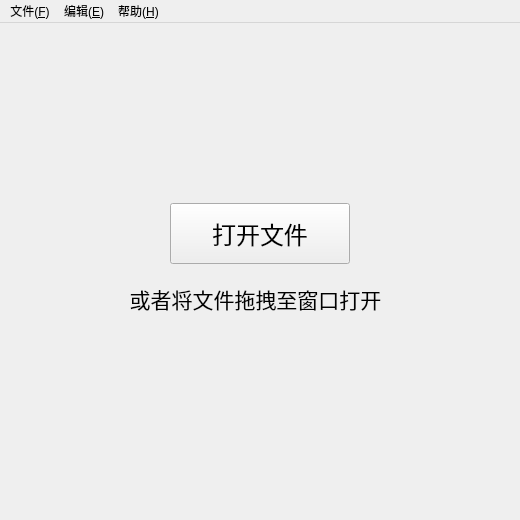
<?xml version="1.0" encoding="UTF-8"?>
<ui version="4.0">
 <class>MainWindow</class>
 <widget class="QMainWindow" name="MainWindow">
  <property name="geometry">
   <rect>
    <x>0</x>
    <y>0</y>
    <width>520</width>
    <height>520</height>
   </rect>
  </property>
  <property name="sizePolicy">
   <sizepolicy hsizetype="Expanding" vsizetype="Expanding">
    <horstretch>0</horstretch>
    <verstretch>0</verstretch>
   </sizepolicy>
  </property>
  <property name="minimumSize">
   <size>
    <width>520</width>
    <height>520</height>
   </size>
  </property>
  <property name="maximumSize">
   <size>
    <width>520</width>
    <height>520</height>
   </size>
  </property>
  <property name="baseSize">
   <size>
    <width>0</width>
    <height>0</height>
   </size>
  </property>
  <property name="windowTitle">
   <string>PETool</string>
  </property>
  <property name="layoutDirection">
   <enum>Qt::LeftToRight</enum>
  </property>
  <widget class="QWidget" name="centralwidget">
   <property name="enabled">
    <bool>true</bool>
   </property>
   <widget class="QWidget" name="widgetOpenFile" native="true">
    <property name="enabled">
     <bool>true</bool>
    </property>
    <property name="geometry">
     <rect>
      <x>10</x>
      <y>10</y>
      <width>501</width>
      <height>481</height>
     </rect>
    </property>
    <widget class="QLabel" name="labelDropTip">
     <property name="geometry">
      <rect>
       <x>100</x>
       <y>240</y>
       <width>291</width>
       <height>51</height>
      </rect>
     </property>
     <property name="font">
      <font>
       <family>Arial</family>
       <pointsize>16</pointsize>
      </font>
     </property>
     <property name="text">
      <string>或者将文件拖拽至窗口打开</string>
     </property>
     <property name="alignment">
      <set>Qt::AlignCenter</set>
     </property>
    </widget>
    <widget class="QPushButton" name="buttonDrop">
     <property name="geometry">
      <rect>
       <x>160</x>
       <y>170</y>
       <width>180</width>
       <height>61</height>
      </rect>
     </property>
     <property name="font">
      <font>
       <family>Arial</family>
       <pointsize>18</pointsize>
      </font>
     </property>
     <property name="text">
      <string>打开文件</string>
     </property>
    </widget>
   </widget>
  </widget>
  <widget class="QMenuBar" name="menuBar">
   <property name="geometry">
    <rect>
     <x>0</x>
     <y>0</y>
     <width>520</width>
     <height>23</height>
    </rect>
   </property>
   <property name="mouseTracking">
    <bool>true</bool>
   </property>
   <property name="autoFillBackground">
    <bool>false</bool>
   </property>
   <property name="defaultUp">
    <bool>false</bool>
   </property>
   <widget class="QMenu" name="menuFile">
    <property name="mouseTracking">
     <bool>true</bool>
    </property>
    <property name="tabletTracking">
     <bool>false</bool>
    </property>
    <property name="tearOffEnabled">
     <bool>false</bool>
    </property>
    <property name="title">
     <string>文件(&amp;F)</string>
    </property>
    <property name="separatorsCollapsible">
     <bool>true</bool>
    </property>
    <addaction name="actionOpen"/>
    <addaction name="separator"/>
    <addaction name="actionExit"/>
   </widget>
   <widget class="QMenu" name="menuHelp">
    <property name="mouseTracking">
     <bool>true</bool>
    </property>
    <property name="title">
     <string>帮助(&amp;H)</string>
    </property>
    <addaction name="actionAbout"/>
   </widget>
   <widget class="QMenu" name="menuEdit">
    <property name="title">
     <string>编辑(&amp;E)</string>
    </property>
    <addaction name="actionDosHeader"/>
    <addaction name="actionFileHeader"/>
   </widget>
   <addaction name="menuFile"/>
   <addaction name="menuEdit"/>
   <addaction name="menuHelp"/>
  </widget>
  <action name="actionIMAGE_DOS_HEADER">
   <property name="text">
    <string>DOS_HEADER</string>
   </property>
   <property name="iconText">
    <string>DOS_HEADER</string>
   </property>
   <property name="toolTip">
    <string>DOS_HEADER</string>
   </property>
  </action>
  <action name="actionIMAGE_FILE_HEADER">
   <property name="text">
    <string>FILE_HEADER</string>
   </property>
  </action>
  <action name="actionIMAGE_OPTIONAL_HEADER">
   <property name="text">
    <string>OPTIONAL_HEADER</string>
   </property>
  </action>
  <action name="actionIMAGE_DATA_HEADER">
   <property name="text">
    <string>DATA_DIRECTORY</string>
   </property>
  </action>
  <action name="actionOpen">
   <property name="text">
    <string>打开</string>
   </property>
   <property name="shortcut">
    <string>Ctrl+O</string>
   </property>
  </action>
  <action name="action">
   <property name="text">
    <string>其他</string>
   </property>
  </action>
  <action name="actionAbout">
   <property name="text">
    <string>关于PETool</string>
   </property>
  </action>
  <action name="actionExit">
   <property name="text">
    <string>退出</string>
   </property>
  </action>
  <action name="actionDosHeader">
   <property name="text">
    <string>DOS文件头</string>
   </property>
  </action>
  <action name="actionFileHeader">
   <property name="text">
    <string>映像文件头</string>
   </property>
  </action>
 </widget>
 <resources/>
 <connections/>
</ui>
